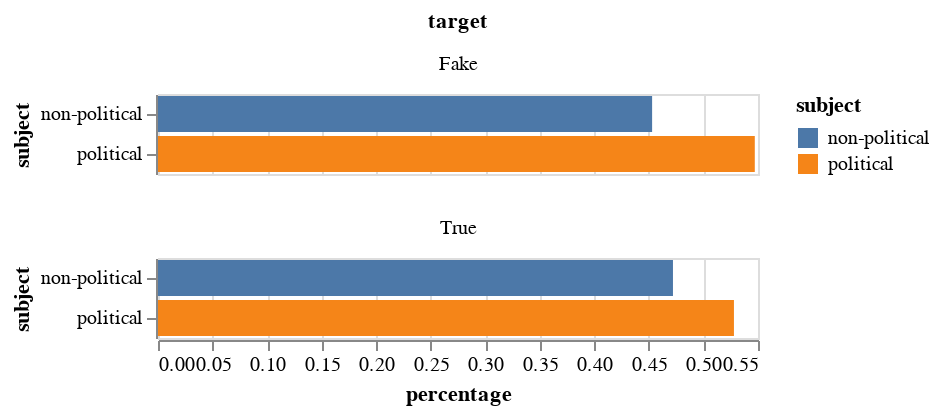

The cell this chart's notebook holds for it:
### Code cell
number_of_fake = train_df[train_df['target'] == 'Fake'].shape[0]
number_of_true = train_df[train_df['target'] == 'True'].shape[0]
plot_df = train_df.groupby(['target', 'subject']).size().reset_index()
plot_df.columns = ['target', 'subject', 'count']
plot_df.loc[plot_df['target'] == 'Fake', 'total'] = number_of_fake
plot_df.loc[plot_df['target'] == 'True', 'total'] = number_of_true
plot_df['percentage'] = plot_df['count'] / plot_df['total']
alt.Chart(plot_df).mark_bar().encode(
    alt.X('percentage'),
    alt.Y('subject'),
    alt.Color('subject')
).facet(
    'target',
    columns=1
)

### Figure 1 — Vega specification as saved in the notebook (floating-point values rounded to 4 significant figures)
{"$schema": "https://vega.github.io/schema/vega/v5.json", "data": [{"name": "source_0", "values": [{"target": "Fake", "subject": "non-political", "count": 8441, "total": 18640.0, "percentage": 0.4529, "percentage_end": 0.4529, "percentage_start": 0.0}, {"target": "Fake", "subject": "political", "count": 10195, "total": 18640.0, "percentage": 0.5471, "percentage_end": 0.5471, "percentage_start": 0.0}, {"target": "True", "subject": "non-political", "count": 8158, "total": 17280.0, "percentage": 0.4721, "percentage_end": 0.4721, "percentage_start": 0.0}, {"target": "True", "subject": "political", "count": 9124, "total": 17280.0, "percentage": 0.5279, "percentage_end": 0.5279, "percentage_start": 0.0}]}, {"name": "facet_domain", "values": [{"target": "Fake", "count": 2}, {"target": "True", "count": 2}]}, {"name": "facet_domain_row", "values": [{"data": 0.0}, {"data": 1.0}]}, {"name": "facet_domain_column", "transform": [{"type": "sequence", "start": 0.0, "stop": {"signal": "min(length(data(\"facet_domain\")), 1)"}}]}, {"name": "source_0_y_domain_subject", "values": [{"subject": "non-political"}, {"subject": "political"}]}, {"name": "source_0_color_domain_subject", "values": [{"subject": "non-political"}, {"subject": "political"}]}], "signals": [{"name": "child_width", "value": 300}, {"name": "y_step", "value": 20}, {"name": "child_height", "update": "bandspace(domain('y').length, 0.1, 0.05) * y_step"}], "marks": [{"type": "group", "name": "facet-title", "title": {"text": "target", "style": "guide-title", "offset": 10}, "role": "column-title"}, {"type": "group", "name": "row_header", "from": {"data": "facet_domain_row"}, "encode": {"update": {"height": {"signal": "child_height"}}}, "axes": [{"scale": "y", "zindex": 0, "orient": "left", "grid": false, "title": "subject"}], "role": "row-header"}, {"type": "group", "name": "column_footer", "from": {"data": "facet_domain_column"}, "encode": {"update": {"width": {"signal": "child_width"}}}, "axes": [{"scale": "x", "title": "percentage", "grid": false, "orient": "bottom", "labelOverlap": true, "tickCount": {"signal": "ceil(child_width/40)"}, "zindex": 0, "labelFlush": true}], "role": "column-footer"}, {"type": "group", "name": "cell", "from": {"facet": {"data": "source_0", "name": "facet", "groupby": ["target"]}}, "sort": {"field": ["datum[\"target\"]"], "order": ["ascending"]}, "encode": {"update": {"height": {"signal": "child_height"}, "width": {"signal": "child_width"}}}, "marks": [{"type": "rect", "name": "child_marks", "from": {"data": "facet"}, "encode": {"update": {"fill": {"field": "subject", "scale": "color"}, "y": {"field": "subject", "scale": "y"}, "height": {"signal": "max(0.25, bandwidth('y'))"}, "x": {"field": "percentage_end", "scale": "x"}, "x2": {"field": "percentage_start", "scale": "x"}}}, "style": ["bar"]}], "axes": [{"scale": "x", "orient": "bottom", "domain": false, "tickCount": {"signal": "ceil(child_width/40)"}, "labels": false, "maxExtent": 0, "grid": true, "zindex": 0, "minExtent": 0, "ticks": false, "gridScale": "y", "aria": false}], "title": {"text": {"signal": "isValid(parent[\"target\"]) ? parent[\"target\"] : \"\"+parent[\"target\"]"}, "frame": "group", "offset": 10, "style": "guide-label"}, "style": "cell"}], "scales": [{"name": "x", "type": "linear", "domain": {"data": "source_0", "fields": ["percentage_start", "percentage_end"]}, "range": [0, {"signal": "child_width"}], "zero": true, "nice": true}, {"name": "y", "type": "band", "domain": {"data": "source_0_y_domain_subject", "field": "subject", "sort": true}, "range": {"step": {"signal": "y_step"}}, "paddingOuter": 0.05, "paddingInner": 0.1}, {"name": "color", "type": "ordinal", "domain": {"data": "source_0_color_domain_subject", "field": "subject", "sort": true}, "range": "category"}], "padding": 5, "background": "white", "legends": [{"fill": "color", "symbolType": "square", "title": "subject"}], "layout": {"padding": 20, "bounds": "full", "align": "all", "columns": 1}}
